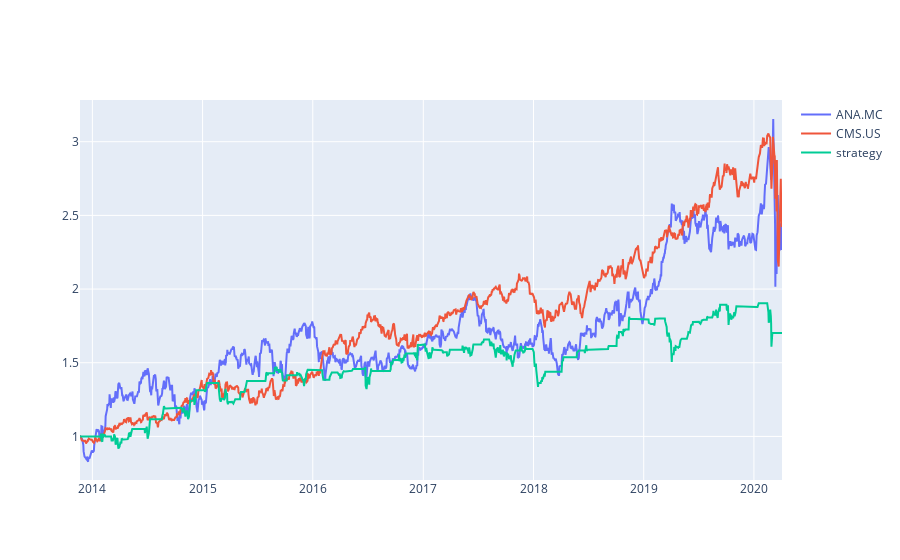

The code cell stored with this chart in its notebook:
### Code cell
normalized_S1 = S1.apply(lambda x: x / S1[0])
normalized_S2 = S2.apply(lambda x: x / S2[0])
normalized_nav = pd.DataFrame(portfolio['nav'])
normalized_nav = normalized_nav.reset_index()
normalized_nav['nav'] = normalized_nav['nav'] / normalized_nav['nav'].iloc[0]
normalized_nav = normalized_nav.set_index('date')


fig = go.Figure()
fig.add_trace(go.Scatter(x=normalized_S1.index, y=normalized_S1,
                    mode='lines',
                    name=chosen[0]))

fig.add_trace(go.Scatter(x=normalized_S2.index, y=normalized_S2,
                    mode='lines',
                    name=chosen[1]))
fig.add_trace(go.Scatter(x=normalized_nav.index, y=normalized_nav['nav'],
                    mode='lines',
                    name='strategy'))

fig.show()

### Figure 1 — Plotly figure (JSON) as saved in the notebook; plotly's stock layout.template omitted (floating-point values rounded to 4 significant figures; data arrays with more than 128 entries replaced by an {"elided": "..."} marker saying what was removed)
{"data": [{"mode": "lines", "name": "ANA.MC", "type": "scatter", "x": {"elided": "1520 str values"}, "y": {"elided": "1520 float values"}}, {"mode": "lines", "name": "CMS.US", "type": "scatter", "x": {"elided": "1520 str values"}, "y": {"elided": "1520 float values"}}, {"mode": "lines", "name": "strategy", "type": "scatter", "x": {"elided": "1576 str values"}, "y": {"elided": "1576 float values"}}], "layout": {}}
